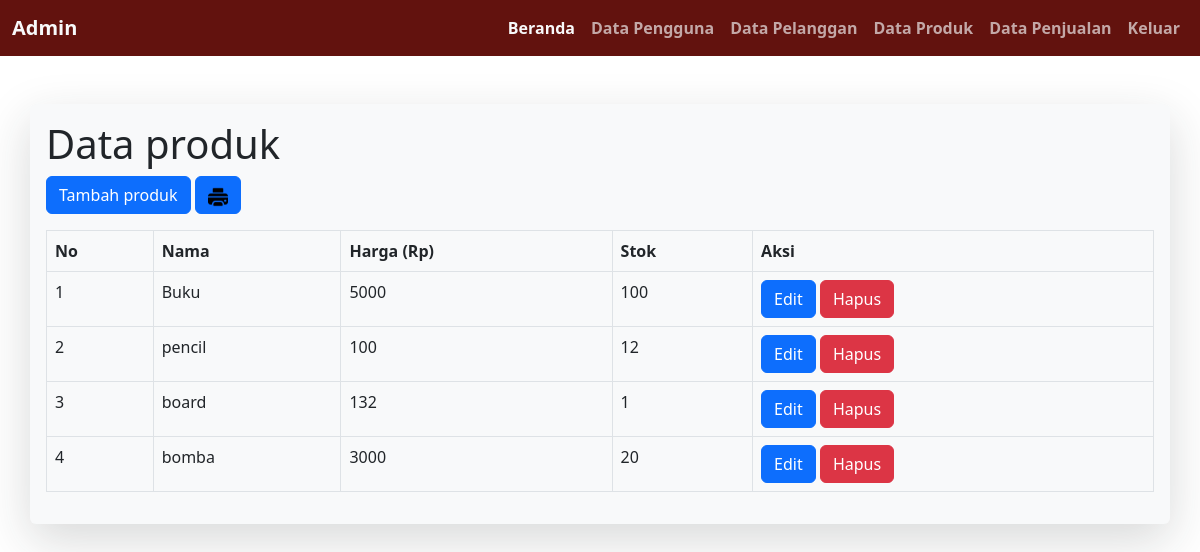
Page /produk/data_produk.php (signed in) on the committed database.
### tables this page shows
CREATE TABLE `produk` (
  `id_produk` int(11) NOT NULL,
  `nama` varchar(50) NOT NULL,
  `harga` int(11) NOT NULL,
  `stok` int(11) NOT NULL
);

### produk/data_produk.php (the view, shortened to what this page needs)
<!DOCTYPE html>
<html>
<head>
	<link rel="stylesheet" type="text/css" href="../bootstrap/css/bootstrap.css">
</head>
<body style="background-image: url('../img/bg3.png'); background-size:30em;">
<?php
include '../header.php';
?>
<div class="container content-wrapper border-start-9 shadow-lg p-3 mt-5 bg-body-tertiary rounded" style="" >
	<div style=""><h1>Data produk</h1>
		<div class="">
			<?php if ($_SESSION['level']=="admin") {?>
		  <a href="tambah_produk.php" class="tombol"><button class="btn btn-primary mb-3" style="">Tambah produk</button></a>
			<?php } ?>
		  <a href="print.php" target="_blank" class="tombol"><button class="btn btn-primary mb-3" style=""><img src="../img/print.png" alt="print" style="width:20px; color:white;"></button></a>
		</div>
	</div>
  <div class="table-responsive">
    <table border="1" class="table table-bordered table-hover" >
      <tr>
        <th>No</th>
        <th>Nama</th>
        <th>Harga (Rp)</th>
        <th>Stok</th>
		<?php if ($_SESSION['level']=="admin") {?>
		<th>Aksi</th>
		<?php } ?>
		  </tr>
		  <?php
      include "../koneksi.php";
      $result = mysqli_query($koneksi,"SELECT * from produk ");
      $nomor = 1;
      while ($data = mysqli_fetch_assoc($result)) {
      ?>
			<tr>
				<td><?php echo $nomor++; ?></td>
				<td><?php echo $data['nama']; ?></td>
				<td><?php echo $data['harga']; ?></td>
				<td><?php echo $data['stok']; ?></td>
				<?php if ($_SESSION['level']=="admin") {?>
					<td>
						<a class="edit" href="edit_produk.php?id_produk=<?php echo $data['id_produk']; ?>"><button class="btn btn-primary">Edit</button></a>
						<a class="hapus" href="hapus_produk.php?id_produk=<?php echo $data['id_produk']; ?>"><button class="btn btn-danger">Hapus</button></a>
					</td>
				<?php } ?>
			</tr>
		  <?php };?>
	  </table>
  </div>
</div>
</body>
</html>

### rows in the picture
produk: nama "Buku", harga "5000", stok "100"
produk: nama "pencil", harga "100", stok "12"
produk: nama "board", harga "132", stok "1"
produk: nama "bomba", harga "3000", stok "20"
